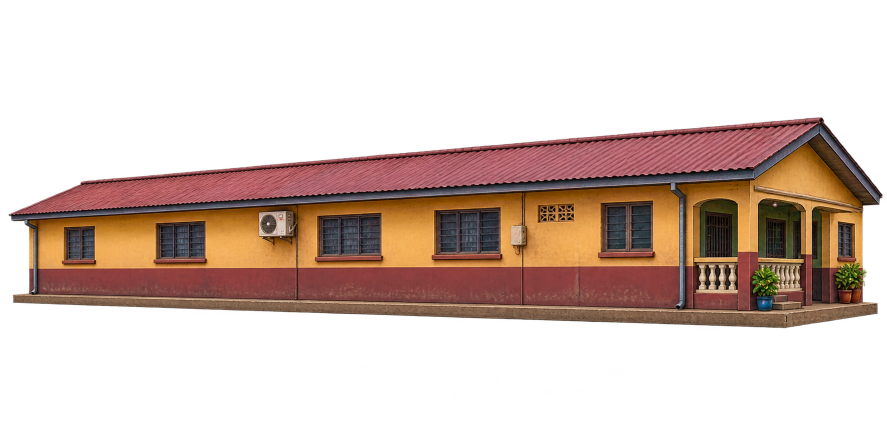
#> input picture assets/buildings/compound_house/compound_house_small_original.png, 1774 x 887 px, found by its file name (shown at 1/2 size)
$ python build_compound_textures.py
#> lines starting #> are read from the running program, lines starting #| are printed output that depends on the picture
#!/usr/bin/env python3
"""
Trotro Rush 3D Prototype - Compound House Derived Textures Pipeline
Extracts clean, perspective-rectified, orthographic textures and architectural cards
from approved source artwork in assets/buildings/compound_house/.
"""

import os
from PIL import Image, ImageDraw

def build_textures():
    src_small = 'assets/buildings/compound_house/compound_house_small_original.png'
    src_large = 'assets/buildings/compound_house/compound_house_large_original.png'

    if not os.path.exists(src_small):
        print(f"Error: {src_small} not found.")
        return

    im_small = Image.open(src_small).convert('RGBA')
#> im_small is the input picture: PIL image 1774x887 RGBA; mean R, G, B, A 50, 32.3, 24.1, 88.7
    print(f"Loaded small source artwork: {src_small}, size={im_small.size}")
#| Loaded small source artwork: assets/buildings/compound_house/compound_house_small_original.png, size=(1774, 887)

    # ----------------------------------------------------
    # 1. compound_side_wall.png (1600x400)
    # Long roadside wall: 5 louvered windows, AC unit, electric meter, breeze holes, downspout, plinth
    # ----------------------------------------------------
    tl_side = (58, 436)
    bl_side = (58, 606)
    br_side = (1342, 648)
    tr_side = (1342, 368)
    quad_side = (tl_side[0], tl_side[1], bl_side[0], bl_side[1], br_side[0], br_side[1], tr_side[0], tr_side[1])
    side_wall = im_small.transform((1600, 400), Image.QUAD, quad_side, resample=Image.BICUBIC)
    side_path = 'assets/buildings/compound_house/compound_side_wall.png'
    side_wall.save(side_path)
    print(f"Saved: {side_path}")

    # ----------------------------------------------------
    # 2. compound_front_facade.png (800x600)
    # Front building surface behind attached porch card
    # Right half: ochre wall, red wainscot, bedroom window, terracotta potted plants
    # Left half: matching stucco wall & red wainscot with recessed front door
    # ----------------------------------------------------
    tl_right = (1680, 365)
    bl_right = (1680, 640)
    br_right = (1730, 636)
    tr_right = (1730, 365)
    quad_right = (tl_right[0], tl_right[1], bl_right[0], bl_right[1], br_right[0], br_right[1], tr_right[0], tr_right[1])
    right_wall = im_small.transform((380, 600), Image.QUAD, quad_right, resample=Image.BICUBIC)

    tl_plain = (310, 420)
    bl_plain = (310, 620)
    br_plain = (460, 625)
    tr_plain = (460, 410)
    quad_plain = (tl_plain[0], tl_plain[1], bl_plain[0], bl_plain[1], br_plain[0], br_plain[1], tr_plain[0], tr_plain[1])
    plain_wall = im_small.transform((420, 600), Image.QUAD, quad_plain, resample=Image.BICUBIC)
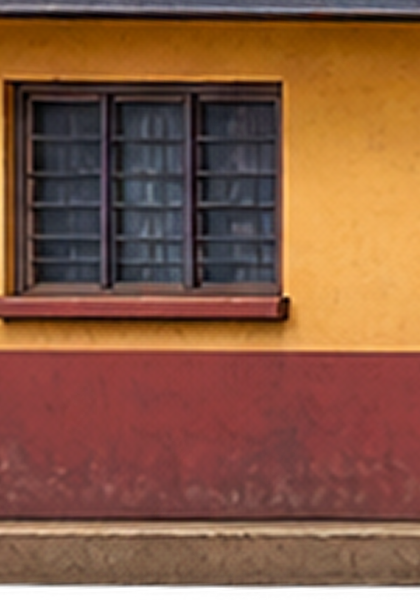
#> plain_wall: PIL image 420x600 RGBA; mean R, G, B, A 128.4, 83.4, 59.2, 246.9; transparent parts drawn white

    front_facade = Image.new('RGB', (800, 600))
#> front_facade: PIL image 800x600 RGB; every value is 0
    front_facade.paste(plain_wall.convert('RGB'), (0, 0))
    front_facade.paste(right_wall.convert('RGB'), (420, 0))

    # Recessed front door
    draw_f = ImageDraw.Draw(front_facade)
    door_rect = [230, 160, 340, 535]
    draw_f.rectangle(door_rect, fill=(45, 26, 22))
    draw_f.rectangle(door_rect, outline=(75, 42, 35), width=6)
    draw_f.rectangle([242, 175, 328, 315], outline=(32, 18, 15), width=4)
    draw_f.rectangle([242, 335, 328, 515], outline=(32, 18, 15), width=4)
    draw_f.ellipse([315, 345, 325, 355], fill=(185, 145, 50))

    # Soft ambient shade under porch attachment
    ao = Image.new('RGBA', (800, 600), (0, 0, 0, 0))
#> ao: PIL image 800x600 RGBA; every value is 0
    ao_d = ImageDraw.Draw(ao)
    ao_d.rectangle([0, 0, 420, 540], fill=(0, 0, 0, 35))
    front_facade.paste(Image.composite(Image.new('RGB', (800, 600), (0, 0, 0)), front_facade, ao.split()[3]), (0, 0))
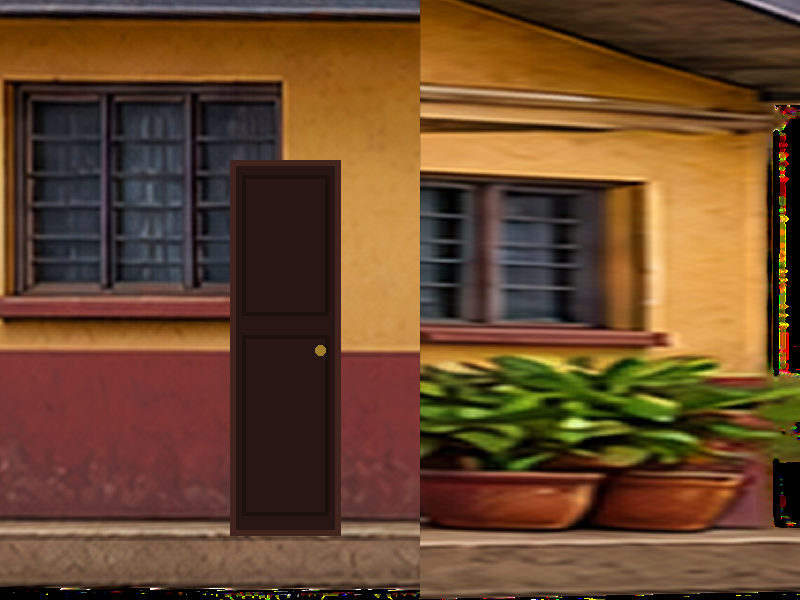
#> front_facade: PIL image 800x600 RGB; mean R, G, B 105, 71.6, 43.2
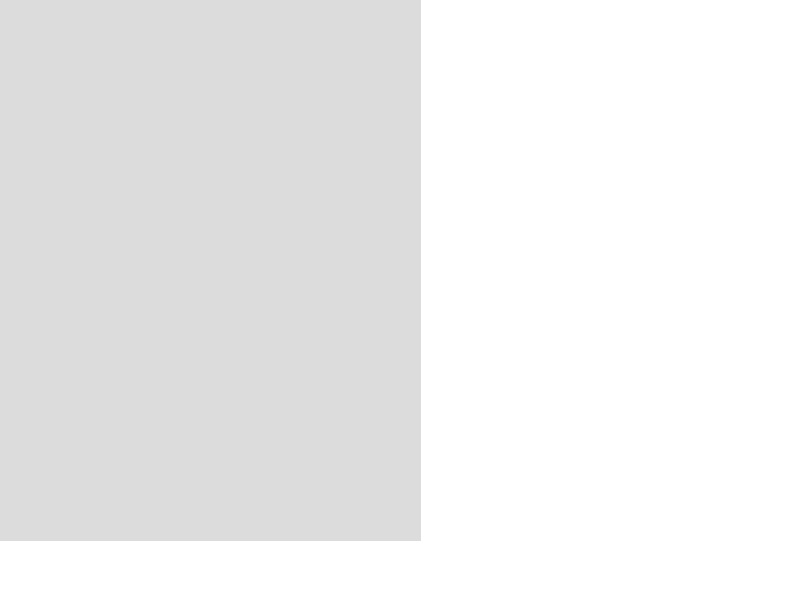
#> ao: PIL image 800x600 RGBA; mean R, G, B, A 0, 0, 0, 16.6; transparent parts drawn white

    front_path = 'assets/buildings/compound_house/compound_front_facade.png'
    front_facade.save(front_path)
    print(f"Saved: {front_path}")

    # ----------------------------------------------------
    # 3. compound_porch_card.png (512x768, RGBA with alpha)
    # The transparent foreground architectural card:
    # Begins at the horizontal porch awning beam (y=85), removing the duplicate 2D roof slice
    # Contains: Porch awning beam & arches, columns, turned balustrade, entrance steps, blue glazed flower pot, doorway
    # Clean transparent margins on all sides!
    # ----------------------------------------------------
    tl_p = (1470, 345) # Starts right at the wooden porch awning beam
    bl_p = (1470, 672)
    br_p = (1684, 650)
    tr_p = (1684, 345)
    quad_p = (tl_p[0], tl_p[1], bl_p[0], bl_p[1], br_p[0], br_p[1], tr_p[0], tr_p[1])
    porch_rect = im_small.transform((512, 768), Image.QUAD, quad_p, resample=Image.BICUBIC)

    porch_card = porch_rect.copy()
    p_pix = porch_card.load()

    for y in range(768):
        for x in range(512):
            r, g, b, a = p_pix[x, y]

            # Outside right column
            if x > 465:
                p_pix[x, y] = (r, g, b, 0)
                continue

            # Outside left edge
            if x < 6:
                p_pix[x, y] = (r, g, b, 0)
                continue

            # Top edge above wooden beam
            if y < 6:
                p_pix[x, y] = (r, g, b, 0)
                continue

            # Anti-aliasing on outer boundary
            edge_d = min(x - 6, 465 - x, y - 6)
            if edge_d < 3:
                alpha = int(edge_d * 80)
                p_pix[x, y] = (r, g, b, max(0, min(255, alpha)))
            else:
                p_pix[x, y] = (r, g, b, 255)

    porch_card_path = 'assets/buildings/compound_house/compound_porch_card.png'
    porch_card.save(porch_card_path)
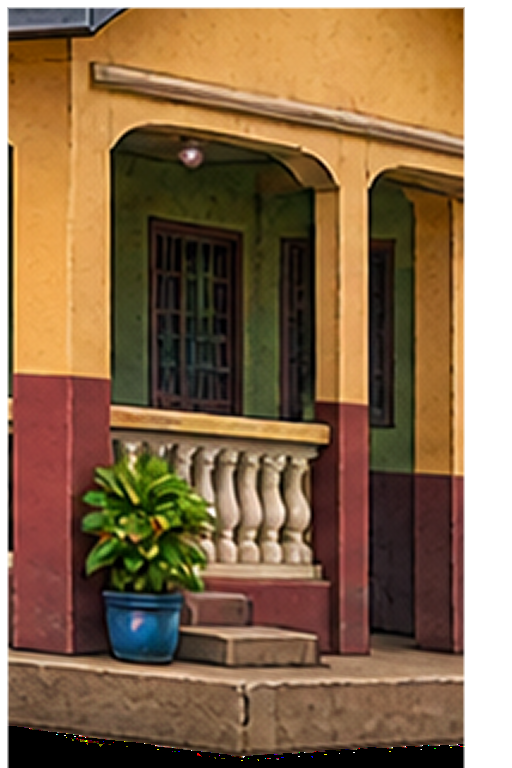
#> saved as compound_porch_card.png: PIL image 512x768 RGBA; mean R, G, B, A 122.8, 89.5, 54.4, 224.7; transparent parts drawn white
    print(f"Saved: {porch_card_path}")

    # ----------------------------------------------------
    # 4. compound_porch_side.png (256x768, RGBA with alpha)
    # The shallow side return connecting front card to main wall
    # Contains: downspout, side arch, side balustrade, foundation
    # ----------------------------------------------------
    tl_s = (1340, 345)
    bl_s = (1340, 672)
    br_s = (1472, 672)
    tr_s = (1472, 345)
    quad_s = (tl_s[0], tl_s[1], bl_s[0], bl_s[1], br_s[0], br_s[1], tr_s[0], tr_s[1])
    side_rect = im_small.transform((256, 768), Image.QUAD, quad_s, resample=Image.BICUBIC)

    side_card = side_rect.copy()
    s_pix = side_card.load()
    for y in range(768):
        for x in range(256):
            r, g, b, a = s_pix[x, y]
            if x < 4 or x > 252 or y < 6:
                s_pix[x, y] = (r, g, b, 0)
            else:
                s_pix[x, y] = (r, g, b, 255)

    side_return_path = 'assets/buildings/compound_house/compound_porch_side.png'
    side_card.save(side_return_path)
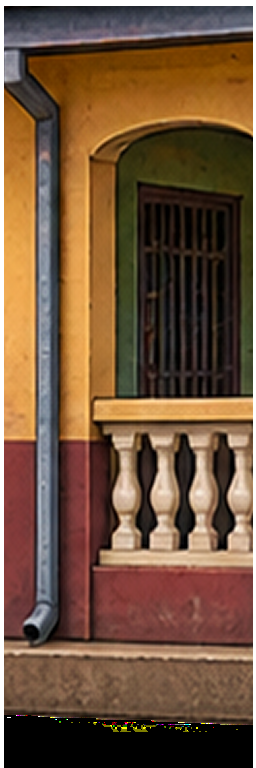
#> saved as compound_porch_side.png: PIL image 256x768 RGBA; mean R, G, B, A 108.1, 78.1, 53.5, 246.1; transparent parts drawn white
    print(f"Saved: {side_return_path}")

    # ----------------------------------------------------
    # 5. compound_roof.png (512x512)
    # ----------------------------------------------------
    roof_src = 'assets/buildings/compound_house/roof_red_corrugated.png'
    if os.path.exists(roof_src):
        roof_im = Image.open(roof_src).convert('RGB')
        roof_path = 'assets/buildings/compound_house/compound_roof.png'
        roof_im.save(roof_path)
        print(f"Saved: {roof_path}")

    # ----------------------------------------------------
    # 6. compound_boundary_wall.png (1024x256)
    # ----------------------------------------------------
    if os.path.exists(src_large):
        im_large = Image.open(src_large).convert('RGBA')
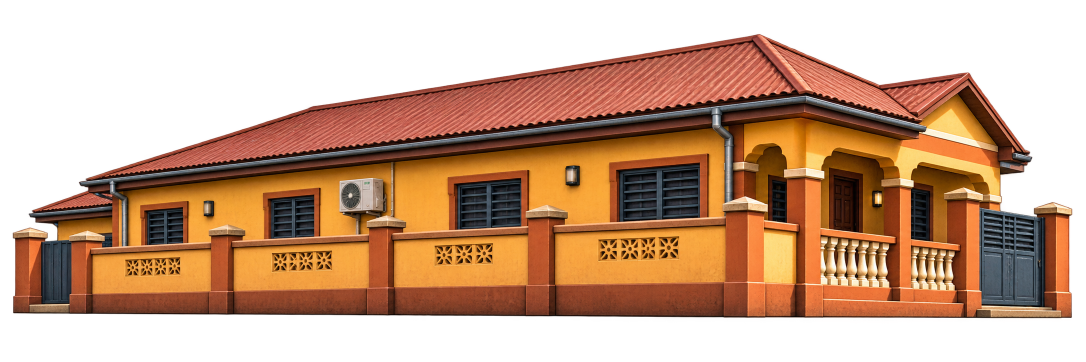
#> input picture assets/buildings/compound_house/compound_house_large_original.png, 2172 x 724 px, found by its file name (shown at 1/2 size)
#> im_large is the input picture: PIL image 2172x724 RGBA; mean R, G, B, A 92.7, 56, 31.4, 143.8
        tl_wall = (185, 470)
        bl_wall = (185, 625)
        br_wall = (1460, 620)
        tr_wall = (1460, 465)
        quad_wall = (tl_wall[0], tl_wall[1], bl_wall[0], bl_wall[1], br_wall[0], br_wall[1], tr_wall[0], tr_wall[1])
        wall_tex = im_large.transform((1024, 256), Image.QUAD, quad_wall, resample=Image.BICUBIC)
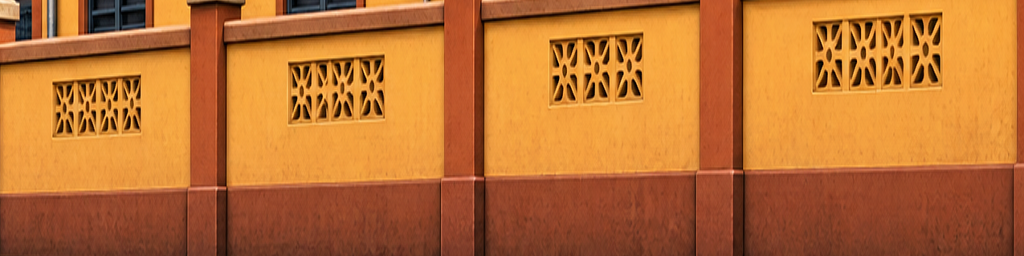
#> wall_tex: PIL image 1024x256 RGBA; mean R, G, B, A 185.8, 111.1, 49.8, 252.9; transparent parts drawn white
        wall_path = 'assets/buildings/compound_house/compound_boundary_wall.png'
        wall_tex.save(wall_path)
        print(f"Saved: {wall_path}")

if __name__ == '__main__':
    build_textures()
    print("--- Derived Textures Pipeline Complete ---")
